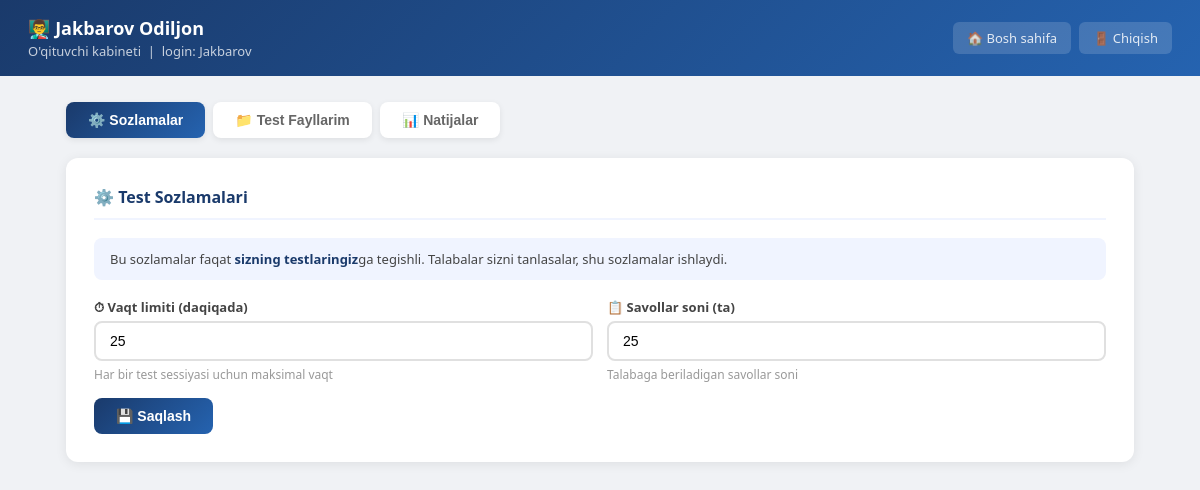
Page /teacher (signed in) on the committed database.
### tables this page shows
CREATE TABLE teachers (
            id TEXT PRIMARY KEY, name TEXT, username TEXT UNIQUE,
            password_hash TEXT, email TEXT, created_at TEXT,
            is_active INTEGER DEFAULT 1,
            time_limit INTEGER DEFAULT 30,
            question_count INTEGER DEFAULT 10);

### app.py (the view)
@app.route('/teacher')
@teacher_login_required
def teacher_dashboard():
    teacher = get_current_teacher()
    t_dir   = get_teacher_tests_dir(teacher['id'])
    my_cats = [f[:-5] for f in sorted(os.listdir(t_dir)) if f.endswith('.xlsx')]
    results = db_load_results(teacher_id=teacher['id'])
    all_cats = list(set([r['category'] for r in results]))
    return render_template('teacher_dashboard.html',
                           teacher=teacher, my_categories=my_cats,
                           result_categories=all_cats, results=results)

### app.py (called while the page is built)
def get_db():
    con = sqlite3.connect(DB_FILE)
    con.row_factory = sqlite3.Row
    return con

def teacher_login_required(f):
    @wraps(f)
    def decorated(*args, **kwargs):
        if 'teacher_id' not in session:
            return redirect(url_for('teacher_login'))
        return f(*args, **kwargs)
    return decorated

def get_current_teacher():
    tid = session.get('teacher_id')
    if not tid: return None
    con = get_db()
    row = con.execute('SELECT * FROM teachers WHERE id=?',(tid,)).fetchone()
    con.close()
    return dict(row) if row else None

def get_teacher_tests_dir(teacher_id):
    d = os.path.join(TESTS_DIR, f'teacher_{teacher_id}')
    os.makedirs(d, exist_ok=True)
    return d

def db_load_results(category=None, teacher_id=None):
    con = get_db()
    q = 'SELECT * FROM results WHERE 1=1'
    params = []
    if teacher_id:
        q += ' AND teacher_id=?'; params.append(teacher_id)
    if category and category != 'all':
        q += ' AND category=?'; params.append(category)
    q += ' ORDER BY date DESC'
    rows = con.execute(q, params).fetchall()
    con.close()
    out = []
    for row in rows:
        d = dict(row); d['group'] = d.pop('grp')
        d['answers'] = json.loads(d['answers']); out.append(d)
    return out

### templates/teacher_dashboard.html (shortened to what this page needs)
<!DOCTYPE html>
<html lang="uz">
<head>
</head>
<body>
<div class="header">
  <div class="header-left">
    <h1>👨‍🏫 {{ teacher.name }}</h1>
    <p>O'qituvchi kabineti &nbsp;|&nbsp; login: {{ teacher.username }}</p>
  </div>
  <div class="header-right">
    <a href="/">🏠 Bosh sahifa</a>
    <a href="/teacher/logout">🚪 Chiqish</a>
  </div>
</div>
<div class="main">
  <div class="tabs">
    <button class="tab active" onclick="showTab('settings')">⚙️ Sozlamalar</button>
    <button class="tab" onclick="showTab('tests')">📁 Test Fayllarim</button>
    <button class="tab" onclick="showTab('results')">📊 Natijalar</button>
  </div>
  <div id="tab-settings" class="panel active">
    <div class="card">
      <h2>⚙️ Test Sozlamalari</h2>
      <div class="settings-info">
        Bu sozlamalar faqat <strong>sizning testlaringiz</strong>ga tegishli. Talabalar sizni tanlasalar, shu sozlamalar ishlaydi.
      </div>
      <div class="form-row">
        <div class="form-group">
          <label>⏱ Vaqt limiti (daqiqada)</label>
          <input type="number" id="time_limit" value="{{ teacher.time_limit or 30 }}" min="1" max="300"/>
          <div class="hint">Har bir test sessiyasi uchun maksimal vaqt</div>
        </div>
        <div class="form-group">
          <label>📋 Savollar soni (ta)</label>
          <input type="number" id="question_count" value="{{ teacher.question_count or 10 }}" min="1" max="200"/>
          <div class="hint">Talabaga beriladigan savollar soni</div>
        </div>
      </div>
      <button class="btn btn-primary" onclick="saveSettings()">💾 Saqlash</button>
    </div>
  </div>
</div>
</body>
</html>

### templates/teacher_dashboard.html (style rules this page uses)
* { box-sizing:border-box;margin:0;padding:0; }
body { font-family:'Segoe UI',Arial,sans-serif;background:#f0f2f5;min-height:100vh; }
.header { background:linear-gradient(135deg,#1a3a6b,#2563b0);color:white;padding:16px 28px;display:flex;justify-content:space-between;align-items:center;flex-wrap:wrap;gap:10px; }
.header-left h1 { font-size:18px;font-weight:700; }
.header-left p { font-size:13px;opacity:.75;margin-top:2px; }
.header-right { display:flex;gap:8px; }
.header-right a { color:rgba(255,255,255,.85);text-decoration:none;font-size:13px;background:rgba(255,255,255,.15);padding:7px 14px;border-radius:6px; }
.main { max-width:1100px;margin:26px auto;padding:0 16px; }
.tabs { display:flex;gap:8px;margin-bottom:20px;flex-wrap:wrap; }
.tab { padding:10px 22px;border-radius:8px;border:none;cursor:pointer;font-size:14px;font-weight:600;background:white;color:#666;transition:all .2s;box-shadow:0 2px 6px rgba(0,0,0,.08); }
.tab.active { background:linear-gradient(135deg,#1a3a6b,#2563b0);color:white; }
.panel { display:none; }
.panel.active { display:block; }
.card { background:white;border-radius:12px;padding:28px;box-shadow:0 2px 12px rgba(0,0,0,.08);margin-bottom:20px; }
.card h2 { font-size:16px;color:#1a3a6b;margin-bottom:18px;padding-bottom:10px;border-bottom:2px solid #f0f4ff; }
.form-group { margin-bottom:15px; }
label { display:block;font-size:13px;font-weight:600;color:#444;margin-bottom:5px; }
input,select { width:100%;padding:10px 14px;border:2px solid #e0e0e0;border-radius:8px;font-size:14px;outline:none;transition:border-color .2s; }
.form-row { display:grid;grid-template-columns:1fr 1fr;gap:14px; }
.btn { padding:10px 22px;border:none;border-radius:8px;font-size:14px;font-weight:600;cursor:pointer;transition:opacity .2s; }
.btn-primary { background:linear-gradient(135deg,#1a3a6b,#2563b0);color:white; }
.hint { font-size:12px;color:#999;margin-top:5px; }
.settings-info { background:#f0f4ff;border-radius:8px;padding:12px 16px;font-size:13px;color:#444;margin-bottom:18px; }
.settings-info strong { color:#1a3a6b; }

### rows in the picture
teachers: name "Jakbarov Odiljon", username "Jakbarov", time_limit "25", question_count "25"
